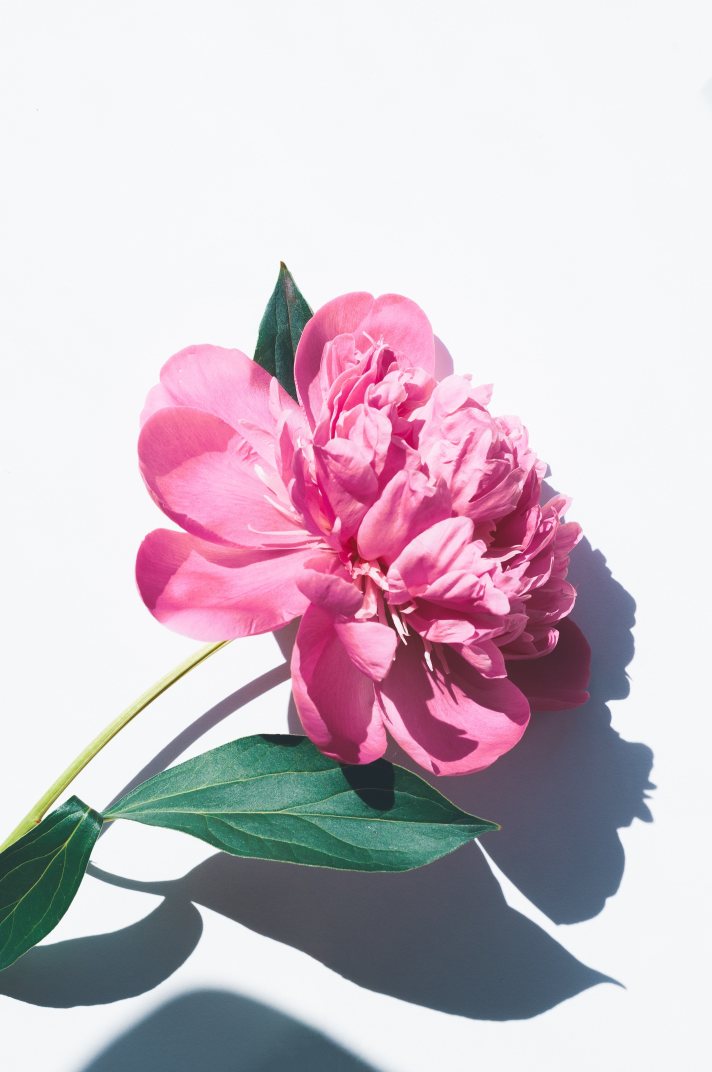
#> input picture Prak8/flower.jpg, 2848 x 4288 px (shown at 1/4 size)
$ python percobaan4.py
#> lines starting #> are read from the running program, lines starting #| are printed output that depends on the picture
import cv2
import numpy as np

img = cv2.imread("flower.jpg", 0)
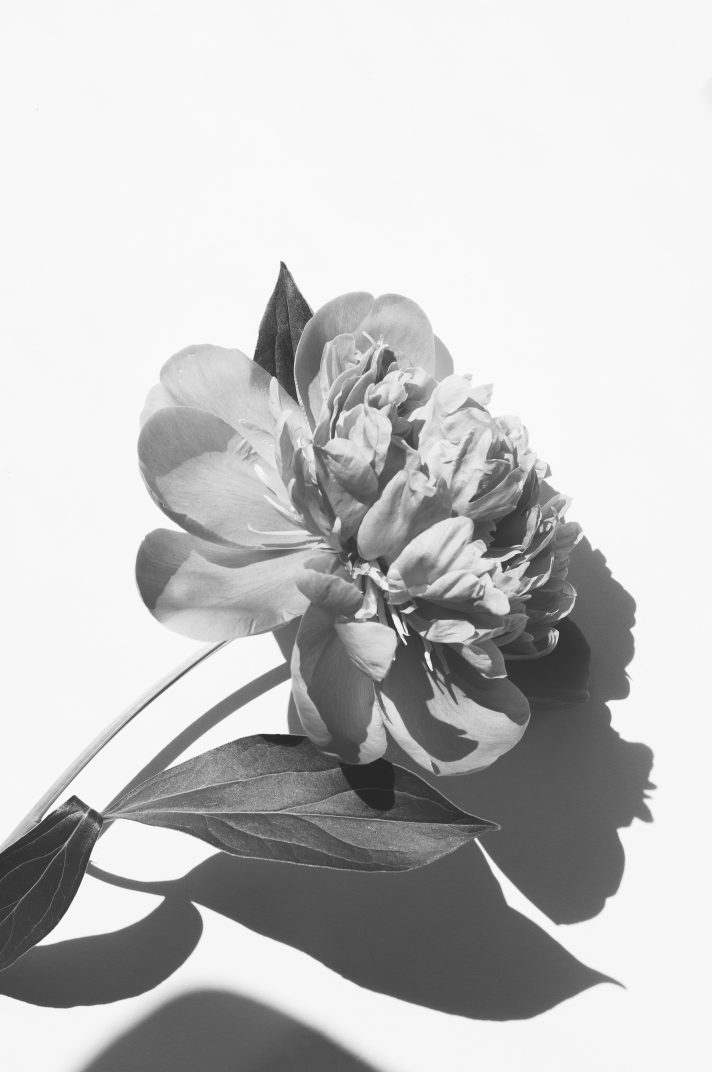
#> img: shape (4288, 2848) (shown at 1/4 size); min 35, max 255, mean 195.9
img = cv2.resize(img, (400, 600))
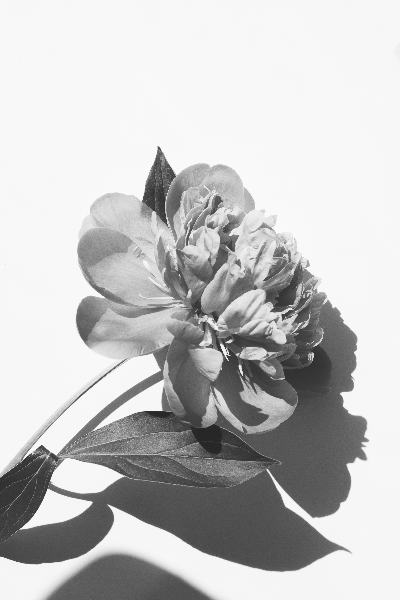
#> img: shape (600, 400); min 38, max 252, mean 195.8

noise = np.random.randn(*img.shape) * 10
img_noise = np.abs(img + noise)
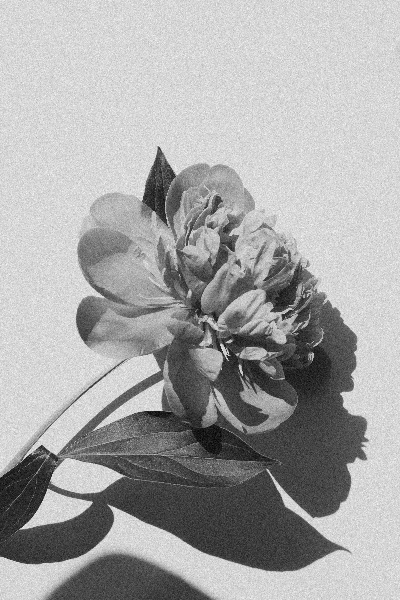
#> img_noise: shape (600, 400) float64; min 13.38, max 290.9, mean 195.8; drawn with min black and max white
img_noise = np.uint8(img_noise)
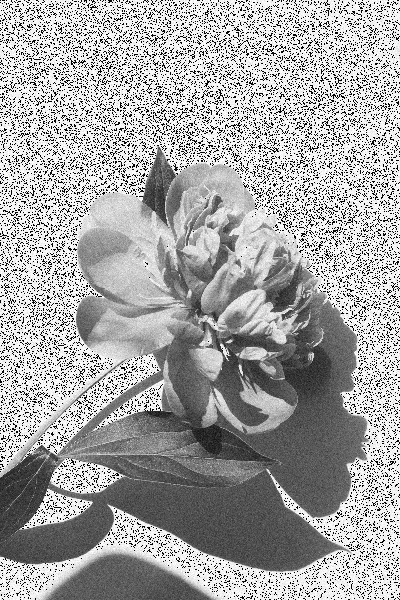
#> img_noise: shape (600, 400); min 0, max 255, mean 166.2

dst_gauss = cv2.GaussianBlur(img_noise, [7, 7], 0)
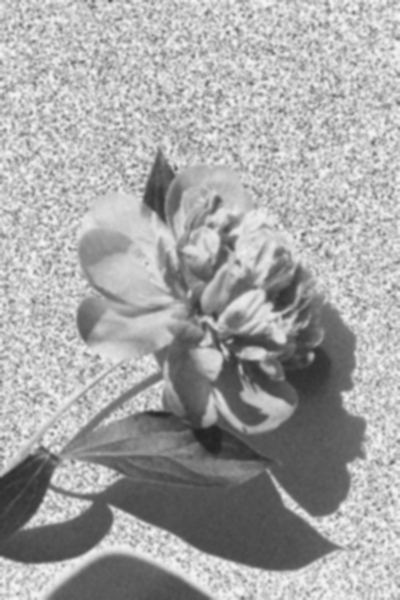
#> dst_gauss: shape (600, 400); min 34, max 245, mean 166.2
dst_med = cv2.medianBlur(img_noise, 7)
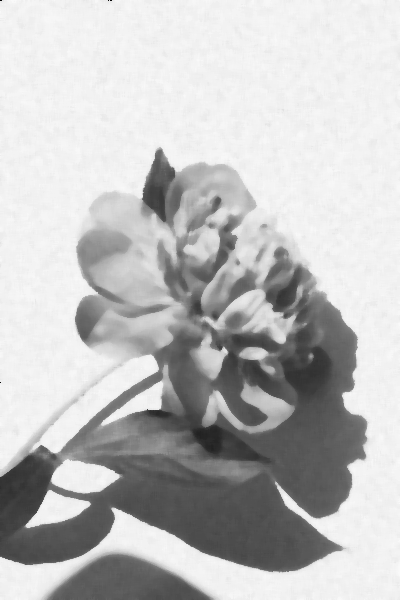
#> dst_med: shape (600, 400); min 9, max 249, mean 191.6

cv2.imshow("Image Noise", img_noise)
cv2.imshow("Gaussian", dst_gauss)
cv2.imshow("Median", dst_med)
cv2.waitKey(0)
cv2.destroyAllWindows()
